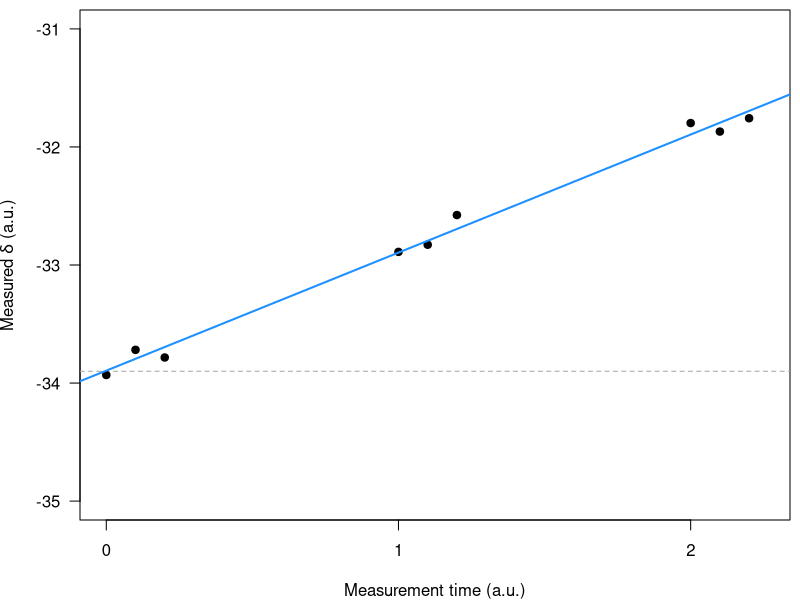

Here is the R script that generated this plot:
## ---- chunk 1
knitr::opts_chunk$set(
  collapse = TRUE,
  comment = "#>"
)
## ---- chunk 2
x <- 1 : 40
y <- rep(1, length(x))
dy <- 0.5

b1 <- x[1 : 5]
s1 <- x[6 : 20]
b2 <- x[21 : 23]
s2 <- x[24 : 37]
b3 <- x[38 : 40]
## ---- chunk 3
set.seed(20190813)

s1 <- -33.9
s2 <- -42.5
s3 <- -50.22

y <- c(s1, s2, s3)

e1 <- rnorm(3, 0, 0.5)
e2 <- rnorm(3, 0, 0.5)
e3 <- rnorm(3, 0, 0.5)

dx.const <- 3
dx.var <- c(0, 2, 4)

x1 <- y + e1
x2 <- y + e1 + dx.const
x3 <- y + e3 + dx.var
## ---- chunk 4
set.seed(20190814)

slope <- 1

x <- rep(0 : 2, each = 3) + c(0, 0.1, 0.2)
y.drift <- -33.9 + rnorm(9, 0, 0.1) + slope * x

## ---- chunk 5
par(mar = c(4, 4, 0.5, 0.5))
par(las = 1)
plot(x, y.drift, type = "n", axes = FALSE, xlim = c(0, 2.25), ylim = c(-35, -31),
     xlab = "Measurement time (a.u.)", ylab = bquote("Measured " * delta * " (a.u.)"))
axis(1, at = 0 : 2)
axis(2)
box()

abline(h = y[1], col = "darkgrey", lty = 2)
points(x, y.drift, pch = 19, col = "black")
abline(lm(y.drift ~ x), lwd = 2, col = "dodgerblue")
